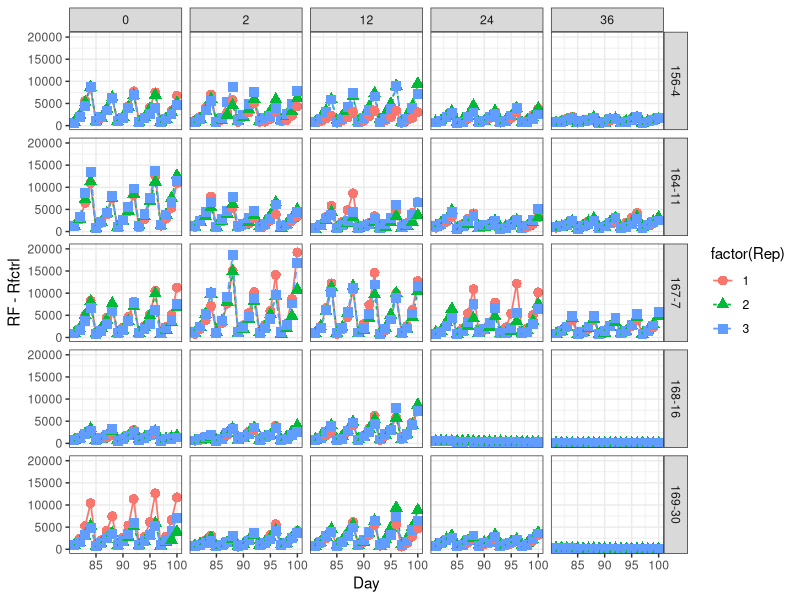

This figure's R source:
## ---- chunk 1
# read the data
WSALT <- read.csv("./WSALT.csv", header= TRUE)

library(ggplot2)
library(plyr)
library(car)
library(lme4)
library(arm)

## ---- chunk 2
last5 <- droplevels(WSALT[which(WSALT$Transfer > 17 & WSALT$Transfer < 23 & WSALT$trDay > 1 & WSALT$trDay < 6), ])
last5 <- mutate(last5,
                Strain=factor(Strain),
                Treatment=factor(Treatment),
                Replicate=factor(Replicate),
                seqRep=factor(seqRep),
                trDay=trDay-1, # so that the first measurement is at day 1
                Rep=factor(Rep),
                Transfer=factor(Transfer))
## ---- chunk 3
 ggplot(data=last5,
      aes(x=Day, y=RF-Rfctrl, ymax=max(RF)*1.05,
        group=factor(Rep), shape=factor(Rep),
        colour=factor(Rep), linetype=factor(Rep))) +
      geom_line(size=0.6) +
      geom_point(size=3) +
      xlab("Day") +
      facet_grid(Strain ~ Treatment) +
      theme_bw()
## ---- chunk 4
linMod <- function(DF) { lm(lnRF ~ trDay+Strain+seqRep+Rep , data=DF)}

noRandEff_all <- dlply(.data=last5,
                       .variables=.(Treatment),
                       .fun=linMod)

aovTable_all <- llply(.data= noRandEff_all,
                      .variables=.(Treatment),
                      .fun=Anova, type=3)

calcHerit <- function(aovTable) {
  MSq <- aovTable[,1] / aovTable[,2] 
  H2 <- MSq[3]/sum(MSq[3:6])
  Vgen <- MSq[3]
  Venv <- MSq[4] + MSq[5]
  Vres <- MSq[6]
  data.frame(H2,Vgen,Venv,Vres)
}

broadSenseH <- ldply(.data=aovTable_all, .fun=calcHerit)
## ---- chunk 5
linMod2 <- function(DF) { lm(lnRF ~ trDay + Strain + seqRep + Rep + Strain:seqRep + Strain:Rep + Rep:seqRep, data=DF)}

noRandEff_all2 <- dlply(.data=last5,
                        .variables=.(Treatment),
                        .fun=linMod2)

aovTable_all2 <- llply(.data= noRandEff_all2,
                       .variables=.(Treatment),
                       .fun=Anova, type=3)
aovTable_all2[[1]]

calcHerit2 <- function(aovTable) {
  MSq <- aovTable[,1] / aovTable[,2] 
  H2 <- MSq[3]/sum(MSq[3:9])
  Vgen <- MSq[3]
  Venv <- sum(MSq[4:8])
  Vres <- MSq[9]
  data.frame(H2,Vgen,Venv,Vres)
}

intBroadSenseH <- ldply(.data=aovTable_all2, .fun=calcHerit2)
## ---- chunk 6
broadSenseH
intBroadSenseH
## ---- chunk 7
last5clean <- last5[-which(last5$Strain == "168-16" & last5$Treatment == 24 | 
                           last5$Strain == "168-16" & last5$Treatment == 36 |
                           last5$Strain == "169-30" & last5$Treatment == 36),]
# confirm the drop
table(last5clean$Treatment)
table(last5clean$Strain)
## ---- chunk 8
clean_noRandEff_all2 <- dlply(.data=last5clean,
                        .variables=.(Treatment),
                        .fun=linMod2)

clean_aovTable_all2 <- llply(.data= clean_noRandEff_all2,
                             .variables=.(Treatment),
                             .fun=Anova, type=3)
clean_intBroadSenseH <- ldply(.data=clean_aovTable_all2, .fun=calcHerit2)
## ---- chunk 9
intBroadSenseH
clean_intBroadSenseH
